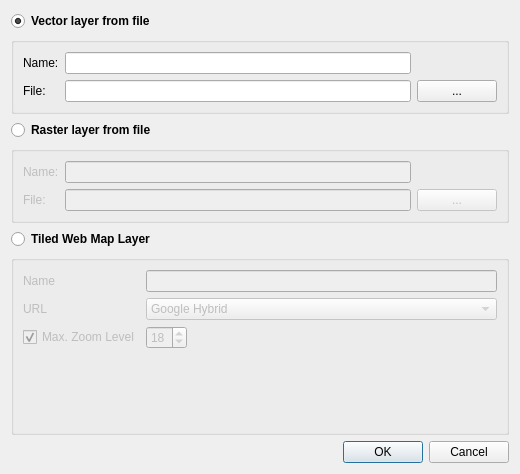
<?xml version="1.0" encoding="UTF-8"?>
<ui version="4.0">
 <class>AddLayer</class>
 <widget class="QDialog" name="AddLayer">
  <property name="geometry">
   <rect>
    <x>0</x>
    <y>0</y>
    <width>520</width>
    <height>474</height>
   </rect>
  </property>
  <property name="windowTitle">
   <string>Dialog</string>
  </property>
  <layout class="QVBoxLayout" name="verticalLayout">
   <item>
    <widget class="QRadioButton" name="vector_radioButton">
     <property name="font">
      <font>
       <weight>75</weight>
       <bold>true</bold>
      </font>
     </property>
     <property name="text">
      <string>Vector layer from file</string>
     </property>
     <property name="checked">
      <bool>true</bool>
     </property>
    </widget>
   </item>
   <item>
    <widget class="QGroupBox" name="vector_groupBox">
     <property name="enabled">
      <bool>true</bool>
     </property>
     <property name="title">
      <string/>
     </property>
     <layout class="QGridLayout" name="gridLayout_3">
      <item row="0" column="0">
       <widget class="QLabel" name="vector_name_label">
        <property name="text">
         <string>Name:</string>
        </property>
       </widget>
      </item>
      <item row="1" column="0">
       <widget class="QLabel" name="vector_file_label">
        <property name="text">
         <string>File:</string>
        </property>
       </widget>
      </item>
      <item row="1" column="1">
       <widget class="QLineEdit" name="vector_file_lineEdit"/>
      </item>
      <item row="1" column="2">
       <widget class="QPushButton" name="vector_loadfile_pushButton">
        <property name="text">
         <string>...</string>
        </property>
       </widget>
      </item>
      <item row="0" column="1">
       <widget class="QLineEdit" name="vector_name_lineEdit"/>
      </item>
     </layout>
    </widget>
   </item>
   <item>
    <widget class="QRadioButton" name="raster_radioButton">
     <property name="font">
      <font>
       <weight>75</weight>
       <bold>true</bold>
      </font>
     </property>
     <property name="text">
      <string>Raster layer from file</string>
     </property>
    </widget>
   </item>
   <item>
    <widget class="QGroupBox" name="raster_groupBox">
     <property name="enabled">
      <bool>false</bool>
     </property>
     <property name="font">
      <font>
       <kerning>true</kerning>
      </font>
     </property>
     <property name="title">
      <string/>
     </property>
     <layout class="QGridLayout" name="gridLayout_4">
      <item row="1" column="0">
       <widget class="QLabel" name="raster_file_label">
        <property name="text">
         <string>File:</string>
        </property>
       </widget>
      </item>
      <item row="0" column="0">
       <widget class="QLabel" name="raster_name_label">
        <property name="text">
         <string>Name:</string>
        </property>
       </widget>
      </item>
      <item row="0" column="1">
       <widget class="QLineEdit" name="raster_name_lineEdit"/>
      </item>
      <item row="1" column="1">
       <widget class="QLineEdit" name="raster_file_lineEdit"/>
      </item>
      <item row="1" column="2">
       <widget class="QPushButton" name="raster_loadfile_pushButton">
        <property name="text">
         <string>...</string>
        </property>
       </widget>
      </item>
     </layout>
    </widget>
   </item>
   <item>
    <widget class="QRadioButton" name="tiledwebmap_radioButton">
     <property name="font">
      <font>
       <weight>75</weight>
       <bold>true</bold>
      </font>
     </property>
     <property name="text">
      <string>Tiled Web Map Layer</string>
     </property>
     <property name="checked">
      <bool>false</bool>
     </property>
    </widget>
   </item>
   <item>
    <widget class="QGroupBox" name="mGroupBox">
     <property name="enabled">
      <bool>false</bool>
     </property>
     <property name="title">
      <string/>
     </property>
     <layout class="QGridLayout" name="gridLayout_2">
      <item row="5" column="0" colspan="2">
       <widget class="QCheckBox" name="mCheckBoxZMax_2">
        <property name="text">
         <string>Max. Zoom Level</string>
        </property>
        <property name="checked">
         <bool>true</bool>
        </property>
       </widget>
      </item>
      <item row="0" column="2">
       <widget class="QLineEdit" name="mEditName_2">
        <property name="toolTip">
         <string>Name of the new connection</string>
        </property>
       </widget>
      </item>
      <item row="5" column="2">
       <widget class="QSpinBox" name="mSpinZMax_2">
        <property name="sizePolicy">
         <sizepolicy hsizetype="Maximum" vsizetype="Fixed">
          <horstretch>0</horstretch>
          <verstretch>0</verstretch>
         </sizepolicy>
        </property>
        <property name="maximum">
         <number>19</number>
        </property>
        <property name="value">
         <number>18</number>
        </property>
       </widget>
      </item>
      <item row="6" column="2">
       <spacer name="verticalSpacer_2">
        <property name="orientation">
         <enum>Qt::Vertical</enum>
        </property>
        <property name="sizeHint" stdset="0">
         <size>
          <width>20</width>
          <height>40</height>
         </size>
        </property>
       </spacer>
      </item>
      <item row="1" column="0">
       <widget class="QLabel" name="url_twm_label">
        <property name="text">
         <string>URL</string>
        </property>
       </widget>
      </item>
      <item row="0" column="0" colspan="2">
       <widget class="QLabel" name="name_twm_label">
        <property name="text">
         <string>Name</string>
        </property>
       </widget>
      </item>
      <item row="1" column="2">
       <widget class="QComboBox" name="url_comboBox">
        <item>
         <property name="text">
          <string>Google Hybrid</string>
         </property>
        </item>
        <item>
         <property name="text">
          <string>Google Map</string>
         </property>
        </item>
        <item>
         <property name="text">
          <string>Google Satelite</string>
         </property>
        </item>
        <item>
         <property name="text">
          <string>OpenStreetMap</string>
         </property>
        </item>
       </widget>
      </item>
     </layout>
    </widget>
   </item>
   <item>
    <widget class="QDialogButtonBox" name="buttonBox">
     <property name="orientation">
      <enum>Qt::Horizontal</enum>
     </property>
     <property name="standardButtons">
      <set>QDialogButtonBox::Cancel|QDialogButtonBox::Ok</set>
     </property>
    </widget>
   </item>
  </layout>
 </widget>
 <resources/>
 <connections>
  <connection>
   <sender>buttonBox</sender>
   <signal>rejected()</signal>
   <receiver>AddLayer</receiver>
   <slot>reject()</slot>
   <hints>
    <hint type="sourcelabel">
     <x>316</x>
     <y>260</y>
    </hint>
    <hint type="destinationlabel">
     <x>286</x>
     <y>274</y>
    </hint>
   </hints>
  </connection>
  <connection>
   <sender>vector_radioButton</sender>
   <signal>toggled(bool)</signal>
   <receiver>vector_groupBox</receiver>
   <slot>setEnabled(bool)</slot>
   <hints>
    <hint type="sourcelabel">
     <x>259</x>
     <y>19</y>
    </hint>
    <hint type="destinationlabel">
     <x>259</x>
     <y>84</y>
    </hint>
   </hints>
  </connection>
  <connection>
   <sender>raster_radioButton</sender>
   <signal>toggled(bool)</signal>
   <receiver>raster_groupBox</receiver>
   <slot>setEnabled(bool)</slot>
   <hints>
    <hint type="sourcelabel">
     <x>259</x>
     <y>149</y>
    </hint>
    <hint type="destinationlabel">
     <x>259</x>
     <y>214</y>
    </hint>
   </hints>
  </connection>
  <connection>
   <sender>tiledwebmap_radioButton</sender>
   <signal>toggled(bool)</signal>
   <receiver>mGroupBox</receiver>
   <slot>setEnabled(bool)</slot>
   <hints>
    <hint type="sourcelabel">
     <x>259</x>
     <y>279</y>
    </hint>
    <hint type="destinationlabel">
     <x>272</x>
     <y>103</y>
    </hint>
   </hints>
  </connection>
 </connections>
</ui>
